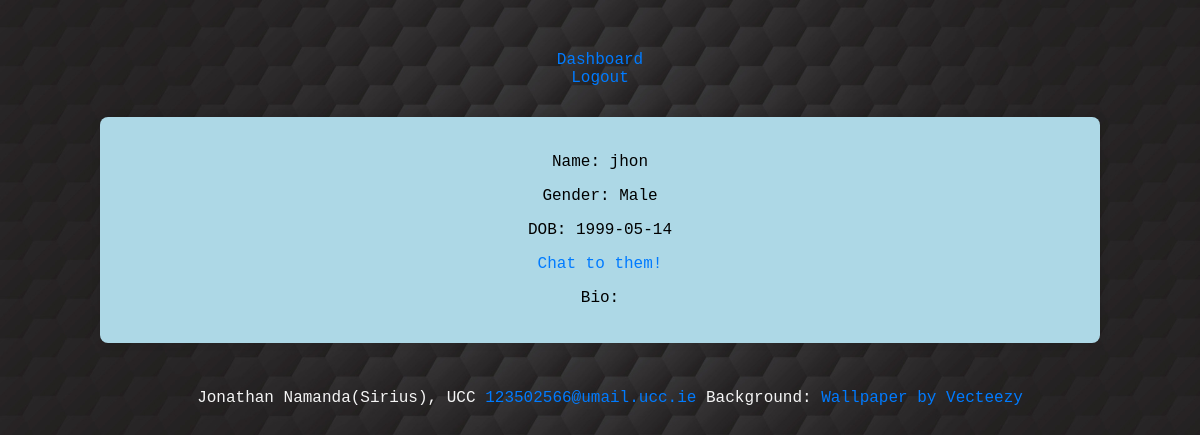
The page /profile/depression (signed in) on the database its author committed.
### tables this page shows
CREATE TABLE users
(
    user_id     TEXT PRIMARY KEY, 
    password    TEXT NOT NULL,     
    first_name  TEXT(25),          
    last_name   TEXT(25),          
    age         DATE,              
    gender      TEXT DEFAULT 'Other', 
    bio         TEXT(255)          
);

### app.py (the view)
@app.route("/profile/<user_id>", methods=["GET", "POST"])
@login_required
def profile(user_id):
    visitor = session.get("user_id", None)
    db = get_db()
    info = db.execute("""SELECT user_id, first_name, age, gender FROM users
        WHERE user_id = ?;""", [user_id]).fetchall()
    db = get_db()
    bios = db.execute("""SELECT bio FROM bios WHERE
        bio_id = ?
        ORDER BY b_id DESC;""",
        [user_id]).fetchone()
    bios = bios
    if user_id == visitor:
        db = get_db()
        form = ProfileForm()
        if form.validate_on_submit():
            bio = form.bio.data
            bio_id = user_id
            db = get_db()
            db.execute("""INSERT INTO bios (bio_id, bio)
            VALUES (?, ?);""", (bio_id, bio))
            db.commit()
        return render_template("edit_profile.html", form = form, info = info, bios = bios)
    else:
        return render_template("profile.html", info = info, bios = bios)

### app.py (called while the page is built)
@app.before_request
def load_logged_in_user():
    g.user = session.get("user_id", None)

def login_required(view):
    @wraps(view)
    def wrapped_view(**kwargs):
        if g.user is None:
            return redirect(url_for("login", next = request.url))
        return view(**kwargs)
    return wrapped_view

### database.py (called while the page is built)
def get_db():
    if "db" not in g:
        g.db = sqlite3.connect(DATABASE,
            detect_types=sqlite3.PARSE_DECLTYPES
        )
        g.db.row_factory = sqlite3.Row
    return g.db

### templates/profile.html
{% extends "base.html" %}
{% block main_content %}
   <main class="black">
    {% for i in info %}
        <section>
            <p class="black">
                Name: {{ i["first_name"] }} {{ i["last_name"] }}
            </p>
            <p>
                Gender: {{ i["gender"]}}
            </p>
            <p>
                DOB: {{ i["age"]}}
            </p>
            <p>
                <a href="{{ url_for('chat', user_id=i['user_id']) }}">
                    Chat to them!
                </a>
            </p>
        </section>
    {% endfor %}
    <p class="bio">
        Bio: {{ bios[0] }}
    </p>
    </main>
{% endblock %}

### static/styles.css (style rules this page uses)
body { font-family: 'Roboto Mono', monospace; margin: 0; padding: 0; background-image: url('../static/images/wall.jpeg'); background-size: cover; background-position: center; color: lightblue; }
header, nav, main, footer { text-align: center; padding: 10px; }
main { max-width: 960px; margin: 20px auto; background-color: lightblue; padding: 20px; border-radius: 8px; box-shadow: 0 0 10px rgba(0, 0, 0, 0.1); }
p { color: whitesmoke; text-align: center; }
a { color: #007bff; text-decoration: none; }
.black p { color: black; text-align: center; }
p.black { color: black; }

### rows shown on the page
users: first_name "jhon", gender "Male", age "1999-05-14"
